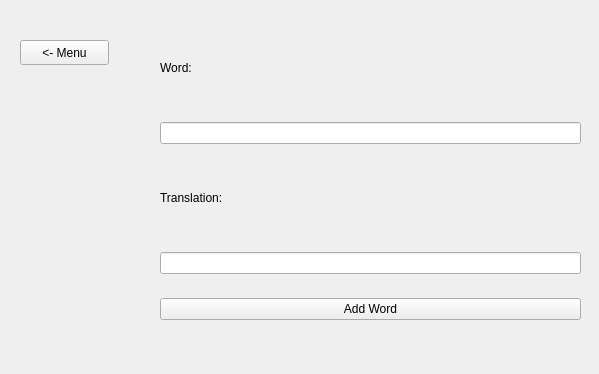
<?xml version="1.0" encoding="UTF-8"?>
<ui version="4.0">
 <class>AddWordController</class>
 <widget class="QWidget" name="AddWordController">
  <property name="geometry">
   <rect>
    <x>0</x>
    <y>0</y>
    <width>599</width>
    <height>374</height>
   </rect>
  </property>
  <property name="windowTitle">
   <string>Form</string>
  </property>
  <widget class="QWidget" name="verticalLayoutWidget">
   <property name="geometry">
    <rect>
     <x>160</x>
     <y>20</y>
     <width>421</width>
     <height>321</height>
    </rect>
   </property>
   <layout class="QVBoxLayout" name="verticalLayout">
    <item>
     <widget class="QLabel" name="label">
      <property name="enabled">
       <bool>true</bool>
      </property>
      <property name="maximumSize">
       <size>
        <width>200</width>
        <height>60</height>
       </size>
      </property>
      <property name="frameShadow">
       <enum>QFrame::Plain</enum>
      </property>
      <property name="text">
       <string>Word:</string>
      </property>
     </widget>
    </item>
    <item>
     <widget class="QLineEdit" name="lineEdit_word"/>
    </item>
    <item>
     <widget class="QLabel" name="label_2">
      <property name="maximumSize">
       <size>
        <width>200</width>
        <height>60</height>
       </size>
      </property>
      <property name="text">
       <string>Translation:</string>
      </property>
     </widget>
    </item>
    <item>
     <widget class="QLineEdit" name="lineEdit_translation"/>
    </item>
    <item>
     <widget class="QPushButton" name="pushButton_wordSender">
      <property name="text">
       <string>Add Word</string>
      </property>
     </widget>
    </item>
   </layout>
  </widget>
  <widget class="QPushButton" name="pushButton_backToMenu">
   <property name="geometry">
    <rect>
     <x>20</x>
     <y>40</y>
     <width>89</width>
     <height>25</height>
    </rect>
   </property>
   <property name="text">
    <string>&lt;- Menu</string>
   </property>
  </widget>
 </widget>
 <resources/>
 <connections/>
</ui>
